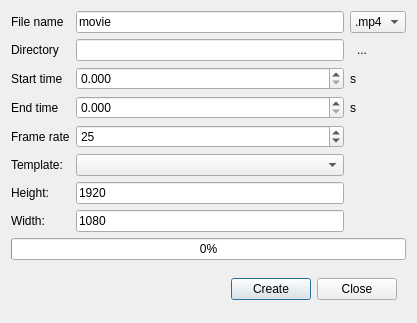
<?xml version="1.0" encoding="UTF-8"?>
<ui version="4.0">
 <class>Dialog</class>
 <widget class="QDialog" name="Dialog">
  <property name="geometry">
   <rect>
    <x>0</x>
    <y>0</y>
    <width>417</width>
    <height>323</height>
   </rect>
  </property>
  <property name="windowTitle">
   <string>Dialog</string>
  </property>
  <layout class="QGridLayout" name="gridLayout">
   <item row="0" column="1">
    <widget class="QLineEdit" name="lineedit_filename">
     <property name="text">
      <string>movie</string>
     </property>
    </widget>
   </item>
   <item row="1" column="1">
    <widget class="QLineEdit" name="lineedit_path"/>
   </item>
   <item row="3" column="2">
    <widget class="QLabel" name="label_8">
     <property name="text">
      <string>s</string>
     </property>
    </widget>
   </item>
   <item row="6" column="1">
    <widget class="LineEdit" name="lineedit_width">
     <property name="text">
      <string>1920</string>
     </property>
    </widget>
   </item>
   <item row="4" column="0">
    <widget class="QLabel" name="label_5">
     <property name="text">
      <string>Frame rate</string>
     </property>
    </widget>
   </item>
   <item row="12" column="0" colspan="3">
    <widget class="QWidget" name="widget" native="true">
     <layout class="QHBoxLayout" name="horizontalLayout">
      <item>
       <spacer name="horizontalSpacer">
        <property name="orientation">
         <enum>Qt::Horizontal</enum>
        </property>
        <property name="sizeHint" stdset="0">
         <size>
          <width>40</width>
          <height>20</height>
         </size>
        </property>
       </spacer>
      </item>
      <item>
       <widget class="QPushButton" name="pushButton_create">
        <property name="text">
         <string>Create</string>
        </property>
       </widget>
      </item>
      <item>
       <widget class="QPushButton" name="pushButton_close">
        <property name="text">
         <string>Close</string>
        </property>
       </widget>
      </item>
     </layout>
    </widget>
   </item>
   <item row="5" column="0">
    <widget class="QLabel" name="label_template">
     <property name="text">
      <string>Template:</string>
     </property>
    </widget>
   </item>
   <item row="1" column="2">
    <widget class="QToolButton" name="toolButton_browse_path">
     <property name="text">
      <string>...</string>
     </property>
     <property name="autoRaise">
      <bool>true</bool>
     </property>
    </widget>
   </item>
   <item row="3" column="0">
    <widget class="QLabel" name="label_4">
     <property name="text">
      <string>End time</string>
     </property>
    </widget>
   </item>
   <item row="2" column="2">
    <widget class="QLabel" name="label_7">
     <property name="text">
      <string>s</string>
     </property>
    </widget>
   </item>
   <item row="8" column="1">
    <widget class="LineEdit" name="lineedit_height">
     <property name="text">
      <string>1080</string>
     </property>
    </widget>
   </item>
   <item row="6" column="0">
    <widget class="QLabel" name="label_height">
     <property name="text">
      <string>Height:</string>
     </property>
    </widget>
   </item>
   <item row="3" column="1">
    <widget class="QDoubleSpinBox" name="doubleSpinBox_end">
     <property name="decimals">
      <number>3</number>
     </property>
     <property name="singleStep">
      <double>0.100000000000000</double>
     </property>
    </widget>
   </item>
   <item row="1" column="0">
    <widget class="QLabel" name="label_2">
     <property name="text">
      <string>Directory</string>
     </property>
    </widget>
   </item>
   <item row="0" column="2">
    <widget class="QComboBox" name="comboBox_ext">
     <item>
      <property name="text">
       <string>.mp4</string>
      </property>
     </item>
    </widget>
   </item>
   <item row="8" column="0">
    <widget class="QLabel" name="label_width">
     <property name="text">
      <string>Width:</string>
     </property>
    </widget>
   </item>
   <item row="2" column="1">
    <widget class="QDoubleSpinBox" name="doubleSpinBox_start">
     <property name="decimals">
      <number>3</number>
     </property>
     <property name="singleStep">
      <double>0.100000000000000</double>
     </property>
    </widget>
   </item>
   <item row="5" column="1">
    <widget class="QComboBox" name="combobox_template">
     <property name="currentIndex">
      <number>0</number>
     </property>
     <item>
      <property name="text">
       <string/>
      </property>
     </item>
     <item>
      <property name="text">
       <string>4K (3840x2160)</string>
      </property>
     </item>
     <item>
      <property name="text">
       <string>1080p (1920x1080)</string>
      </property>
     </item>
     <item>
      <property name="text">
       <string>720p (1080x720)</string>
      </property>
     </item>
     <item>
      <property name="text">
       <string>540p (960x540)</string>
      </property>
     </item>
    </widget>
   </item>
   <item row="4" column="1">
    <widget class="QSpinBox" name="spinBox_fps">
     <property name="minimum">
      <number>1</number>
     </property>
     <property name="maximum">
      <number>300</number>
     </property>
     <property name="value">
      <number>25</number>
     </property>
    </widget>
   </item>
   <item row="0" column="0">
    <widget class="QLabel" name="label">
     <property name="text">
      <string>File name</string>
     </property>
    </widget>
   </item>
   <item row="11" column="0" colspan="3">
    <widget class="QProgressBar" name="progressBar">
     <property name="value">
      <number>0</number>
     </property>
     <property name="textVisible">
      <bool>true</bool>
     </property>
    </widget>
   </item>
   <item row="2" column="0">
    <widget class="QLabel" name="label_3">
     <property name="text">
      <string>Start time</string>
     </property>
    </widget>
   </item>
  </layout>
 </widget>
 <customwidgets>
  <customwidget>
   <class>LineEdit</class>
   <extends>QLineEdit</extends>
   <header>mfixgui.widgets.base</header>
  </customwidget>
 </customwidgets>
 <resources/>
 <connections/>
</ui>
